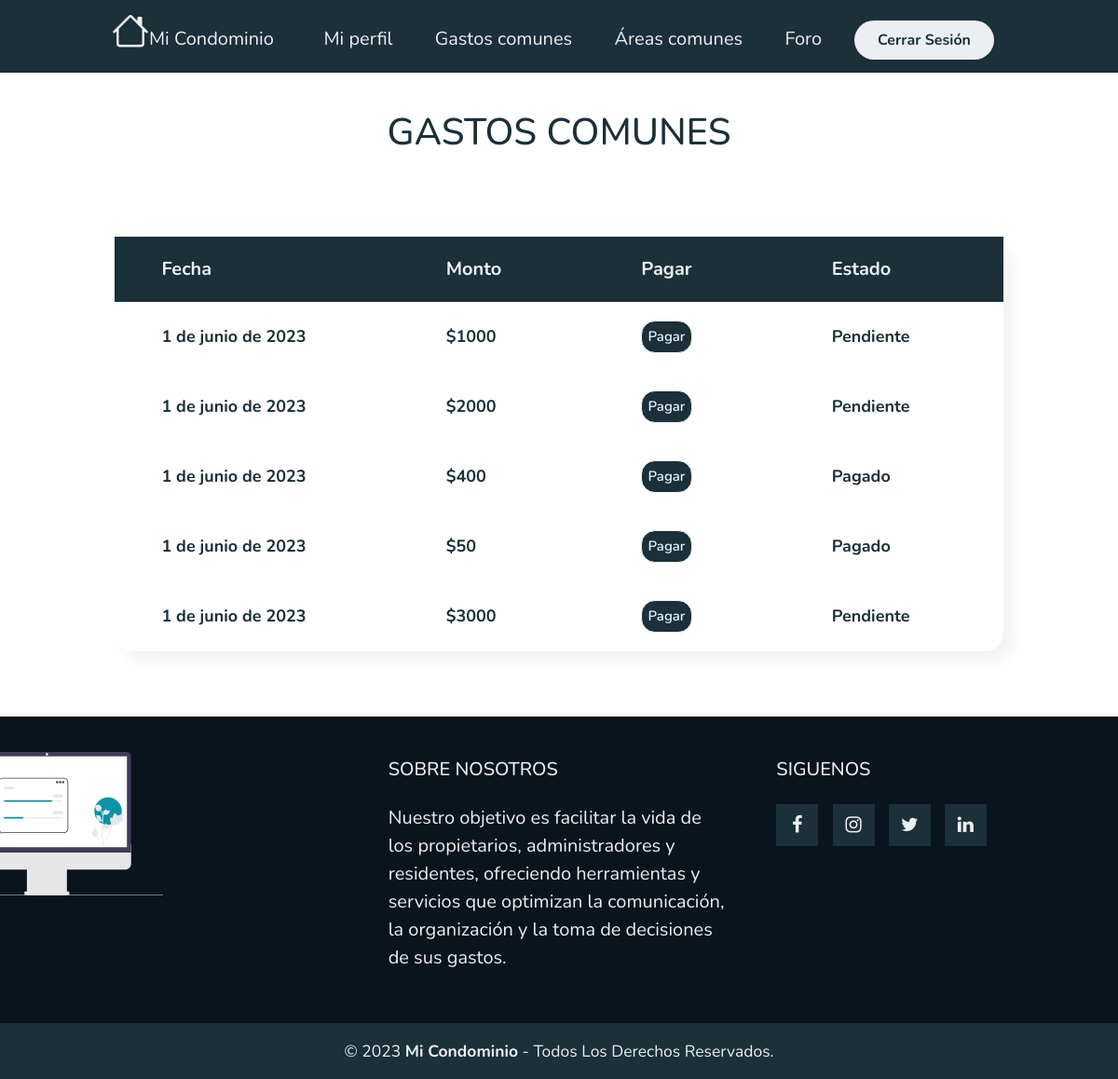
The app's page /GastoComun/ (signed in), older data.
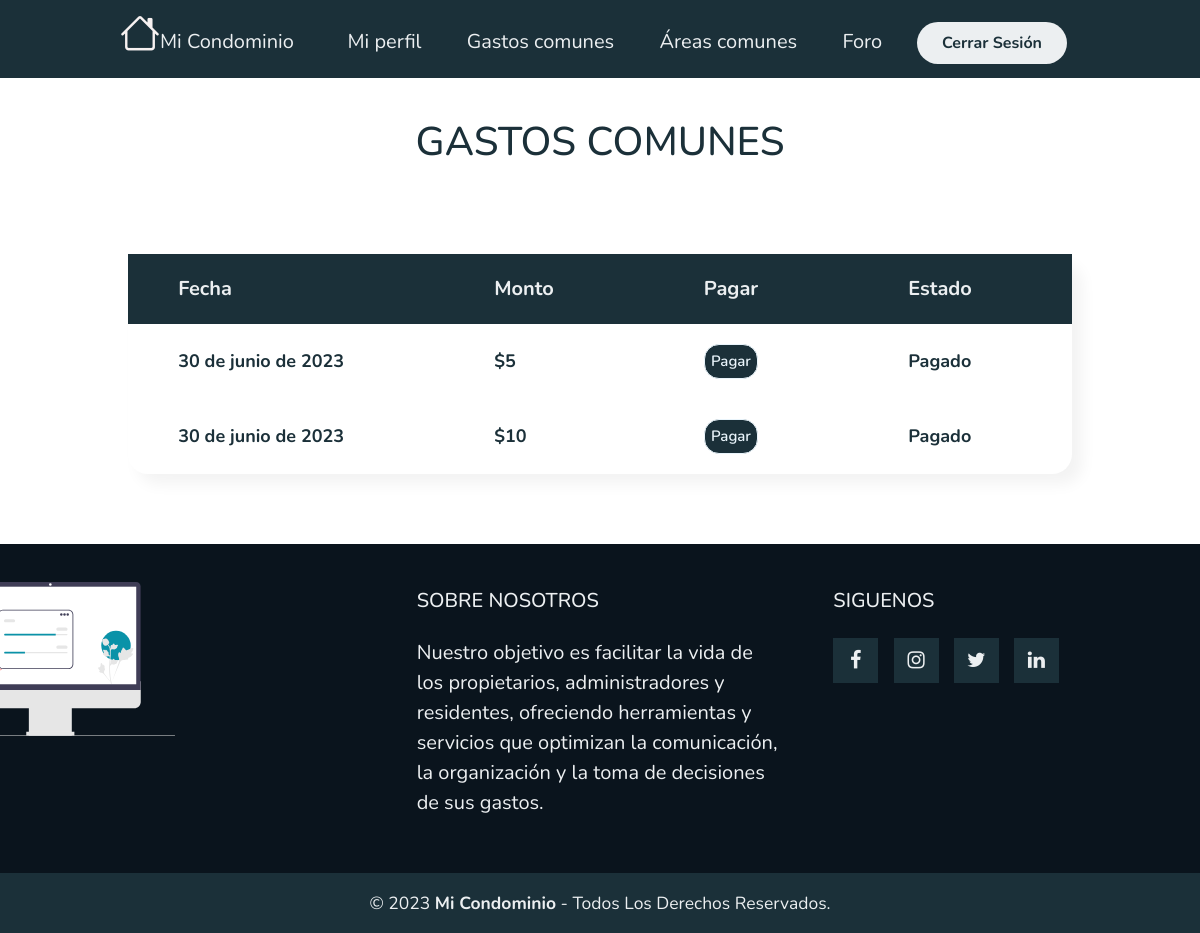
The same page, newer data.
### myapp/models.py (models this page shows, shortened)
class PagoComun(models.Model):
    ESTADO_PAGO = (
        ('Pendiente', 'Pendiente'),
        ('Pagado', 'Pagado'),
    )
    estado_pago = models.CharField(max_length=20, choices=ESTADO_PAGO, default='Pendiente')
    nombre = models.CharField(max_length=50)
    monto = models.IntegerField()
    fecha = models.DateField(default=date.today)

### myapp/views.py (the view)
# urls.py: path('GastoComun/',GastoComun,name="GastoComun"),
@login_required
def GastoComun(request):
    data = PagoComun.objects.all()
    page = request.GET.get('page', 1)
    try:
        paginator = Paginator(data, 10)
        data = paginator.page(page)
    except:
        raise Http404
    return render(request, 'myapp/GastosComunes/GastoComun.html',{'entity' : data, 'paginator':paginator})

### myapp/templates/myapp/GastosComunes/GastoComun.html (shortened to what this page needs)
{% extends 'myapp/base.html' %}
{% block contenido %}
{% load static %}
{% load humanize %}
<link rel="stylesheet" href="{% static 'myapp/css/PagarGastoComun/PagarGastoComun.css' %}">
<div class="titulo">
    <h1>GASTOS COMUNES</h1>
</div>
<div class="tabla">
    <table class="Residentes">
        <thead class="thead">
            <tr style="color: #eceff1;">
                <th>Fecha</th>
                <th>Monto</th>
                {% if not user.is_staff %}
                <th>Pagar</th>
                <th>Estado</th>
                {% endif %}
            </tr>
        </thead>
        <tbody>
            {% for entity in entity %}
            <tr>
                <th>{{ entity.fecha }}</th>
                <th>${{ entity.monto }}</th>
                {% if not user.is_staff %}
                <th><a href="#"><button>Pagar</button></a></th>
                <th>{{ entity.estado_pago }}</th>
                {% endif %}
            </tr>
            {% endfor %}
        </tbody>
    </table>
</div>
{% endblock %}

### myapp/templates/myapp/base.html (shortened to what this page needs)
<!DOCTYPE html>
<html lang="en">
{% load static %}
<head>
    <link href='https://cdn.jsdelivr.net/npm/bootstrap@5.3.0-alpha3/dist/css/bootstrap.min.css' rel='stylesheet'>
    <link rel="stylesheet" href="https://cdn.jsdelivr.net/npm/bootstrap-icons@1.10.5/font/bootstrap-icons.css">
    <link rel="stylesheet" href="https://cdnjs.cloudflare.com/ajax/libs/font-awesome/4.7.0/css/font-awesome.min.css">
    <link rel="stylesheet" href="{% static 'myapp/css/estilo.css/estilo.css' %}">
</head>
<body>
    <header class="header">
        <div class="logo" style="color: #f7f1f1;">
            <i style="font-size: 40px;" class="bi bi-house"></i><a class="tittle" href="{% url 'inicio' %}">Mi
                Condominio</a>
        </div>
        {% if user.is_authenticated %}
        <nav>
            <ul class="nav-links">
                {% if not user.is_staff %}
                <li><a href="{% url 'Perfil' %}">Mi perfil</a></li>
                <li><a href="{% url 'MiGastoComun' %}">Gastos comunes</a></li>
                {% endif %}
                <li><a href="{% url 'AreasAdmin' %}">Áreas comunes</a></li>
                <li><a href="{% url 'Foro' %}">Foro</a></li>
            </ul>
        </nav>
        {% endif %}
        {% if user.is_authenticated %}
        <a class="btn" href="{% url 'logout' %}"><button>Cerrar Sesión</button></a>
        {% else %}
        <a class="btn" href="{% url 'login' %}"><button>Login</button></a>
        {% endif %}
    </header>
    {% block contenido %}
    {% endblock %}
    <footer class="pie-pagina">
        <div class="grupo-1">
            <div class="box">
                <figure style="margin-top: 20px;">
                    <a href="">
                        <img src="{% static 'myapp/img/undraw_online_stats_0g94.svg' %}" alt="Logo">
                    </a>
                </figure>
            </div>
            <div class="box">
                <h2>SOBRE NOSOTROS</h2>
                <p>Nuestro objetivo es facilitar la
                    vida de los propietarios, administradores y residentes, ofreciendo herramientas y servicios que
                    optimizan la comunicación, la organización y la toma de decisiones de sus gastos.</p>
            </div>
            <div class="box">
                <h2>SIGUENOS</h2>
                <div class="red-social">
                    <a href="#" class="fa fa-facebook"></a>
                    <a href="#" class="fa fa-instagram"></a>
                    <a href="#" class="fa fa-twitter"></a>
                    <a href="#" class="fa fa-linkedin"></a>
                </div>
            </div>
        </div>
        <div class="grupo-2">
            <small>&copy; 2023 <b>Mi Condominio</b> - Todos Los Derechos Reservados.</small>
        </div>
    </footer>
</body>
</html>

### myapp/static/myapp/css/estilo.css/estilo.css (style rules this page uses)
* { box-sizing: border-box; margin: 0; padding: 0; font-family: 'Nunito', sans-serif; }
body { background-color: #fff; }
.header { font-size: 20px; background-color: #1b3039; display: flex; justify-content: space-between; align-items: baseline; padding: 5px 10%; position: relative; }
.header .tittle { list-style: none; text-decoration: none; color: #eceff1; }
.header .nav-links { list-style: none; }
.header .nav-links li { display: inline-block; padding: 0 20px; }
.header .nav-links a { font-size: 700; color: #eceff1; text-decoration: none; }
.header .btn button { font-weight: 700; color: #1b3039; padding: 9px 25px; background: #eceff1; border: none; border-radius: 50px; cursor: pointer; transition: all 0.3s ease 0s; }
.pie-pagina { font-size: 20px; width: 100%; background-color: #0a141d; }
.pie-pagina .grupo-1 { width: 100%; max-width:1200px; margin: auto; display: grid; grid-template-columns: repeat(3, 1fr); grid-gap: 50px; padding: 45px 0px; }
.pie-pagina .grupo-1 .box figure { width: 100px; height: 100px; display: flex; justify-content: center; align-items: center; }
.pie-pagina .grupo-1 .box figure img { width: 250px; }
.pie-pagina .grupo-1 .box h2 { color: #eceff1; margin-bottom: 25px; font-size: 20px; }
.pie-pagina .grupo-1 .box p { color: #eceff1; margin-bottom: 10px; }
.pie-pagina .grupo-1 .red-social a { display: inline-block; text-decoration: none; width: 45px; height: 45px; line-height: 45px; color: #eceff1; margin-right: 10px; background-color: #1b3039; text-align: center; }
.pie-pagina .grupo-2 { background-color: #1b3039; padding: 15px 10px; text-align: center; color: #eceff1; }

### myapp/static/myapp/css/PagarGastoComun/PagarGastoComun.css (style rules this page uses)
.titulo { color: #1b3039; display: flex; align-items: center; justify-content: center; margin-top: 40px; }
.tabla { display: flex; align-items: center; justify-content: center; margin-top: 30px; margin-bottom: 70px; }
.Residentes { background-color: #ffffff; box-shadow: 10px 10px 15px rgba(0, 0, 0, 0.05); border-radius: 20px; }
.tabla th { padding: 20px 100px 20px 50px; }
.thead { color: #3b535e; font-size: 20px; background-color: #1b3039; }
tbody { color: #1b3039; font-size: 18px; }
.tabla button { width: 100%; height: 35px; border: 1px solid; background: #1b3039; border-radius: 15px; font-size: 15px; color: #e9f4fb; font-weight: 600; }

Row changes from the older to the newer data that the page shows:
removed PagoComun: fecha "1 de junio de 2023", monto "1000", estado_pago "Pendiente"
removed PagoComun: fecha "1 de junio de 2023", monto "2000", estado_pago "Pendiente"
removed PagoComun: fecha "1 de junio de 2023", monto "400", estado_pago "Pagado"
removed PagoComun: fecha "1 de junio de 2023", monto "50", estado_pago "Pagado"
removed PagoComun: fecha "1 de junio de 2023", monto "3000", estado_pago "Pendiente"
added PagoComun: fecha "30 de junio de 2023", monto "5", estado_pago "Pagado"
added PagoComun: fecha "30 de junio de 2023", monto "10", estado_pago "Pagado"
